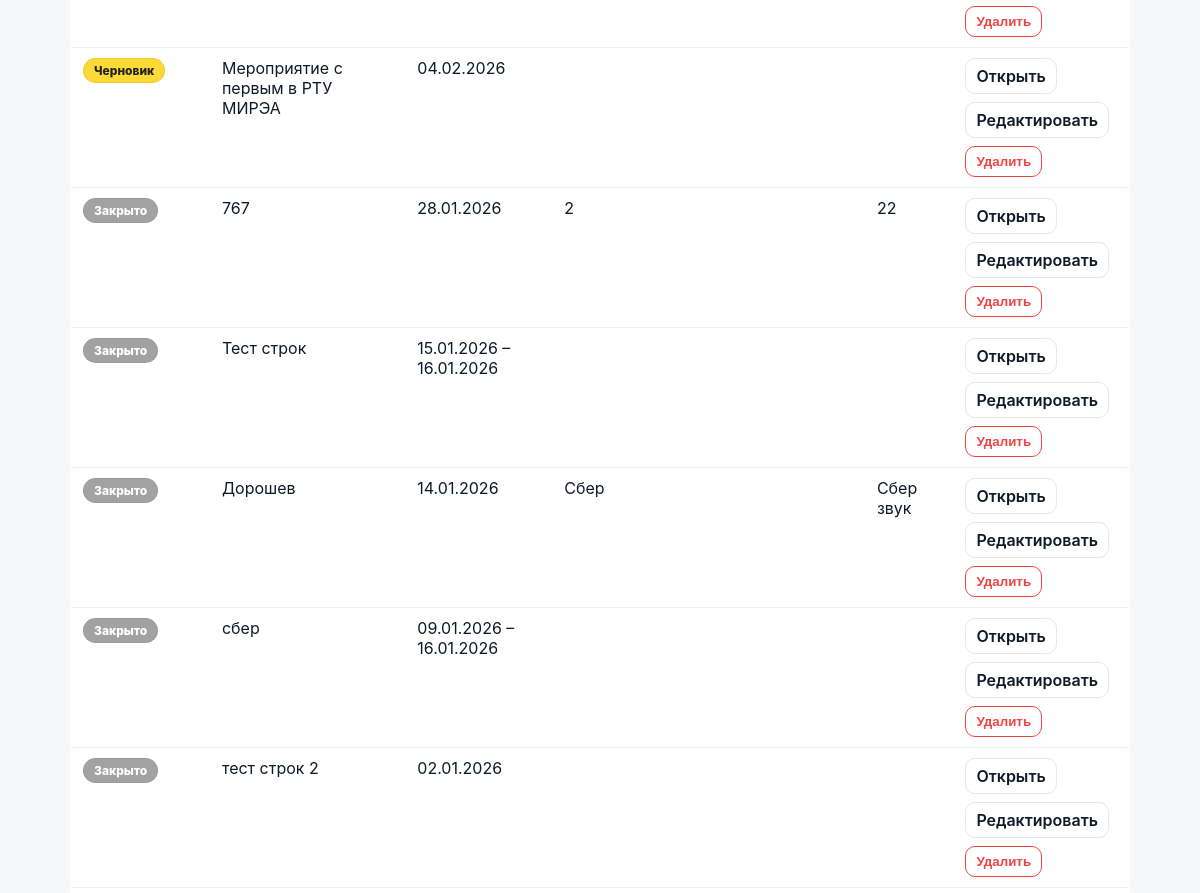
The app's page /events/ (signed in, middle part), older data.
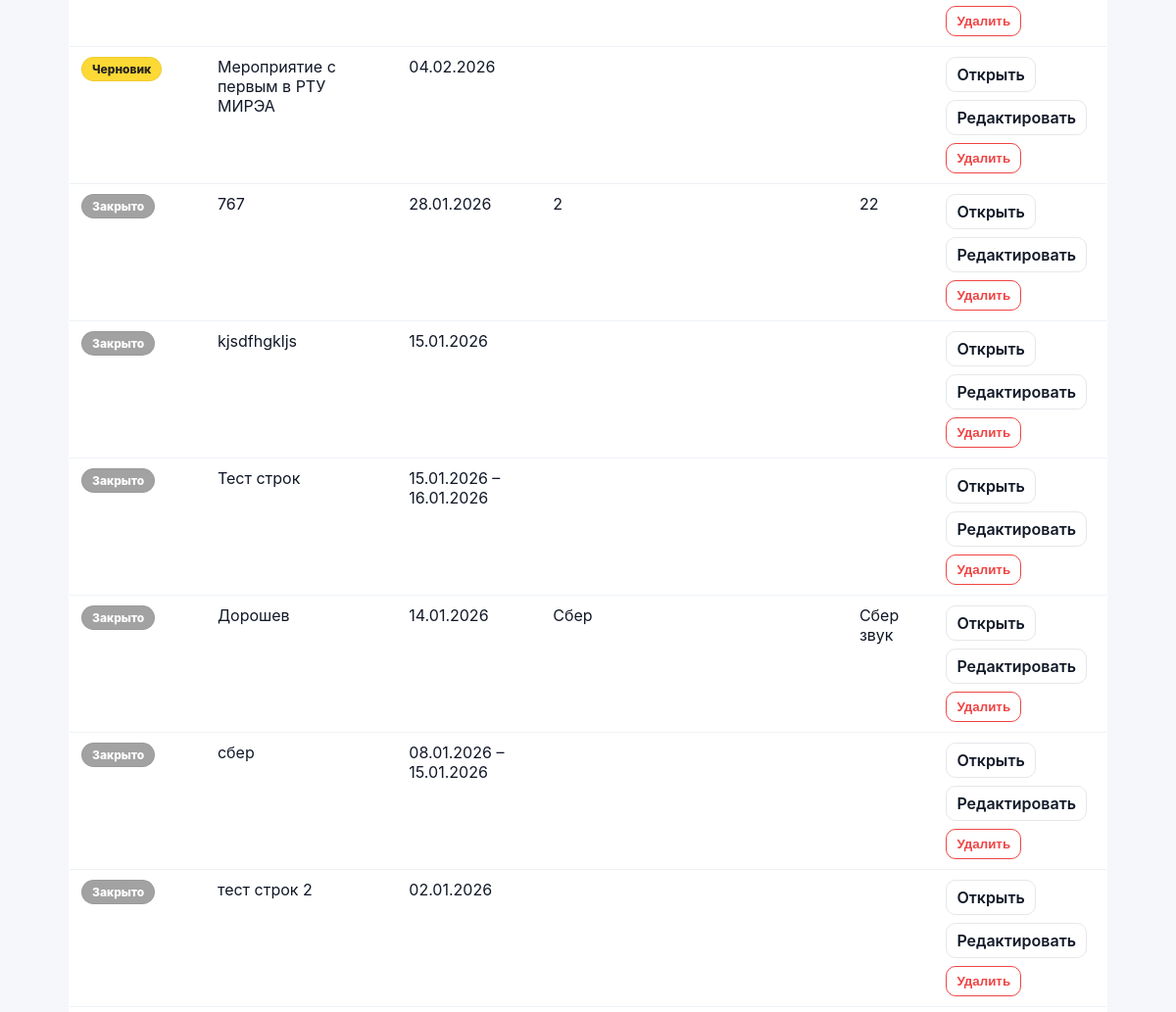
The same page, newer data.
### events/models.py (models this page shows, shortened)
class Event(models.Model):
    class Meta:
        permissions = [
            ("edit_event_card", "Can edit event card (dates/status/etc)"),
            ("edit_event_equipment", "Can edit event equipment (own/rented)"),
        ]
    STATUS_DRAFT = "draft"
    STATUS_CONFIRMED = "confirmed"
    STATUS_CANCELLED = "cancelled"
    STATUS_CLOSED = "closed"
    STATUS_CHOICES = (
        (STATUS_DRAFT, "Черновик"),
        (STATUS_CONFIRMED, "Подтверждено"),
        (STATUS_CANCELLED, "Отменено"),
        (STATUS_CLOSED, "Закрыто"),
    )
    name = models.CharField(max_length=200)
    start_date = models.DateField()
    end_date = models.DateField(blank=True, null=True)
    client = models.CharField(max_length=200, blank=True)
    location = models.CharField(max_length=200, blank=True)
    responsible = models.ForeignKey(
        User,
        on_delete=models.SET_NULL,
        null=True,
        related_name="events",
    )
    s_engineer = models.ForeignKey(
        User,
        on_delete=models.SET_NULL,
        null=True,
        blank=True,
        related_name="senior_events",
    )
    engineers = models.ManyToManyField(
        User,
        blank=True,
        related_name="engineer_events",
    )
    is_deleted = models.BooleanField(default=False)
    deleted_at = models.DateTimeField(null=True, blank=True)
    status = models.CharField(
        max_length=20,
        choices=STATUS_CHOICES,
        default=STATUS_DRAFT,
    )
    created_at = models.DateTimeField(auto_now_add=True)

### events/views.py (the view)
# urls.py: path("events/", event_list_view, name="event_list"),
@login_required
def event_list_view(request: HttpRequest) -> HttpResponse:
    qs = (
        Event.objects.filter(is_deleted=False)
        .select_related("responsible", "s_engineer")
        .prefetch_related("engineers")
        .order_by("-start_date", "-id")
    )
    return render(request, "events/event_list.html", {
        "events": qs,
        "can_create_event": can_edit_event_card(request.user),
        "can_edit": can_edit_event_card(request.user),
        "can_delete": can_edit_event_card(request.user),
    })

### accounts/context_processors.py (called while the page is built)
def authz_flags(request):
    user = getattr(request, "user", None)
    return {
        "can_manage_staff": can_manage_staff(user),
        "can_edit_event_card": can_edit_event_card(user),
        "can_edit_event_equipment": can_edit_event_equipment(user),
        "can_edit_inventory": can_edit_inventory(user),
    }

### accounts/permissions.py (called while the page is built)
def _ok(user) -> bool:
    return bool(user and user.is_authenticated)

def is_super(user) -> bool:
    return bool(_ok(user) and getattr(user, "is_superuser", False))

def can_manage_staff(user) -> bool:
    return is_super(user) or (_ok(user) and user.has_perm("accounts.manage_staff"))

def can_edit_inventory(user) -> bool:
    return is_super(user) or (_ok(user) and user.has_perm("inventory.manage_inventory"))

def can_edit_event_card(user) -> bool:
    return is_super(user) or (_ok(user) and user.has_perm("events.edit_event_card"))

def can_edit_event_equipment(user) -> bool:
    return is_super(user) or (_ok(user) and user.has_perm("events.edit_event_equipment"))

### events/templates/events/event_list.html (shortened to what this page needs)
{% extends "base.html" %}
{% block content %}
<table class="list-table">
  <tbody>
    {% for e in events %}
    <tr>
      <td>
        <span class="status-pill status-{{ e.status }}">{{ e.get_status_display }}</span>
      </td>
      <td>{{ e.name }}</td>
      <td>
        {% if e.start_date == e.end_date or not e.end_date %}
          {{ e.start_date|date:"d.m.Y" }}
        {% else %}
          {{ e.start_date|date:"d.m.Y" }} – {{ e.end_date|date:"d.m.Y" }}
        {% endif %}
      </td>
      <td>{{ e.client }}</td>
      <td>{{ e.location }}</td>
      <td>
        <div style="display:flex; flex-direction:column; gap:8px; align-items:flex-start;">
          <a class="btn-secondary" href="{% url 'event_detail' e.id %}">Открыть</a>
          {% if can_edit %}
            <a class="btn-secondary" href="{% url 'event_edit' e.id %}">Редактировать</a>
          {% endif %}
          {% if can_delete %}
            <form method="post" action="{% url 'event_delete' e.id %}"
                  onsubmit="return confirm('Удалить мероприятие «{{ e.name }}»? Оно попадёт в корзину на 30 дней.')">
              <button type="submit" class="btn-secondary" style="border-color:#ef4444; color:#ef4444;">
                Удалить
              </button>
            </form>
          {% endif %}
        </div>
      </td>
    </tr>
    {% empty %}
    <tr>
      <td colspan="6" style="color:#6b7280;">Мероприятий нет.</td>
    </tr>
    {% endfor %}
  </tbody>
</table>
{% endblock %}

Row changes from the older to the newer data that the page shows:
added Event: status "Закрыто", name "kjsdfhgkljs", start_date "15.01.2026", shows "Редактировать"
changed Event "сбер": start_date "09.01.2026" → "08.01.2026"; end_date "16.01.2026" → "15.01.2026"
